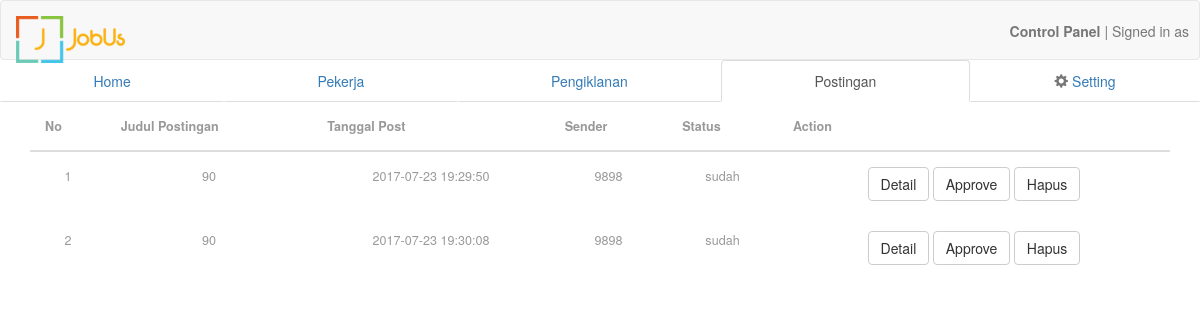
The page /admin/postingan.php on the database as committed earlier.
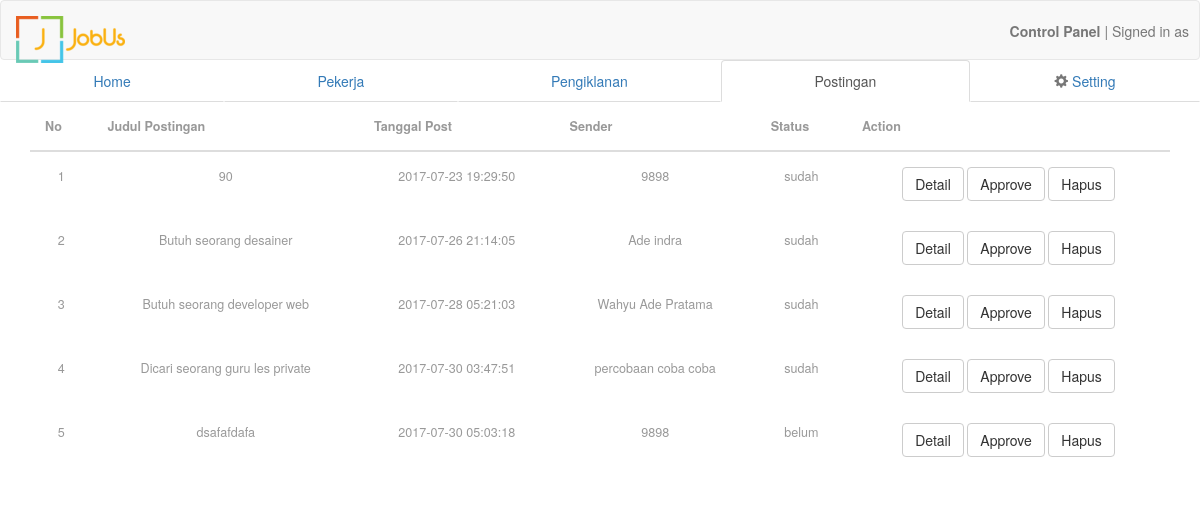
The same page on the database as committed later.
### tables this page shows
CREATE TABLE IF NOT EXISTS `postingan` (
`id_postingan` int(11) NOT NULL,
  `id_pengiklan` int(11) NOT NULL,
  `judul` varchar(255) NOT NULL,
  `deskripsi` text NOT NULL,
  `kategori` varchar(1024) NOT NULL,
  `gaji` varchar(255) NOT NULL,
  `keterangan` text,
  `tipe` varchar(255) NOT NULL,
  `pamflet` varchar(255) DEFAULT NULL,
  `durasi` int(11) NOT NULL,
  `status` varchar(20) NOT NULL,
  `tanggal` timestamp NULL DEFAULT CURRENT_TIMESTAMP,
  `lat` float(10,6) DEFAULT NULL,
  `lang` float(10,6) DEFAULT NULL,
  `approved` char(5) NOT NULL,
  `tgl_approved` timestamp NULL DEFAULT NULL
);

CREATE TABLE IF NOT EXISTS `pengiklan` (
`id_pengiklan` int(11) NOT NULL,
  `username` varchar(20) NOT NULL,
  `email` varchar(255) NOT NULL,
  `no_hp` varchar(15) NOT NULL,
  `password` varchar(255) NOT NULL,
  `foto_profile` varchar(255) DEFAULT NULL,
  `nama` varchar(255) DEFAULT NULL,
  `deskripsi` varchar(255) DEFAULT NULL,
  `sosmed` varchar(255) DEFAULT NULL,
  `provinsi` varchar(20) DEFAULT NULL,
  `kota` varchar(20) DEFAULT NULL,
  `kecamatan` varchar(20) DEFAULT NULL,
  `alamat` varchar(255) DEFAULT NULL,
  `lokasi` int(11) DEFAULT NULL,
  `koin` int(11) DEFAULT '0',
  `tanggal` timestamp NOT NULL DEFAULT CURRENT_TIMESTAMP
);

### controller/class.postingan.php (called while the page is built, shortened)
<?php
class postingan
 {
	function get_all_rows($query, $param){
			try{
				global $pdo;
				$req = $pdo->prepare($query);
				if($param == ''){
					$req->execute();
				}else{
					$req->execute($param);
				}
				if($req->rowCount() > 0){
					$result = $req->fetchAll();
					return $result;
				}
			}catch(PDOException $e){
				echo "Error! gagal mengambil data: ".$e->getMessage();
			}
	}
	function select_all_postingan(){
		$query = "select * from postingan";
		return $this->get_all_rows($query, '');
	}
 }
 ?>

### controller/class.pengiklan.php (called while the page is built, shortened)
<?php
class pengiklan
 {
 	function get_data($query, $param){
			try{
				global $pdo;
				$req = $pdo->prepare($query);
				if($param == ''){
					$req->execute();
				}else{
					$req->execute($param);
				}
				$rows = $req->rowCount();
				$status = false;
				if($rows > 0){
					$status = true;
				}
				$data = $req->fetch(PDO::FETCH_NAMED);
				return array('status' => $status, 'rows' => $rows, 'data' => $data);
			}catch(PDOException $e){
				echo "Error! gagal mengambil data: ".$e->getMessage();
			}
	}
  	function get_profile_id($id){
		$query = "SELECT * FROM `pengiklan` WHERE `pengiklan`.`id_pengiklan` = ?";
		$param = array($id);
		return $this->get_data($query, $param);
	}
 }
 ?>

### admin/postingan.php (the view, shortened to what this page needs)
<!DOCTYPE html>
<?php session_start();
	include '../controller/koneksi.php';
	include '../controller/class.postingan.php';
	include '../controller/class.pengiklan.php';
	$postingan = new postingan();
	$pengiklan = new pengiklan();
	$data = $postingan->select_all_postingan();
?>
<html>
<head>
	<?php include '../view/source3.php'; ?>
</head>
<body>
 <?php include('../view/navbar.php'); ?>
	<ul class="nav nav-tabs nav-justified">
  		<li><a href="../admin/dashboard.php">Home</a></li>
  		<li><a href="../admin/pekerja.php">Pekerja</a></li>
  		<li><a href="../admin/pengiklan.php">Pengiklanan</a></li>
  		<li role="presentation" class="active"><a href="postingan.php">Postingan</a></li>
  		<li><a href="pengaturan.php"><span class="glyphicon glyphicon-cog" aria-hidden="true"></span> Setting</a></li>
	</ul>
	<div class="container">
		<table  class="table table-condensed table-responsive">
			<thead>
				<th>No </th>
				<th>Judul Postingan</th>
				<th>Tanggal Post</th>
				<th>Sender</th>
				<th>Status</th>
				<th>Action</th>
			</thead>
			<tbody>
			<?php
			if(count($data) > 0){
				$i = 1;
				foreach ($data as $rows ) {
					echo "
			<tr>
				<td>".$i."</td>
				<td>".$rows['judul']."</td>
				<td>".$rows['tanggal']."</td>
				<td>".$pengiklan->get_profile_id($rows['id_pengiklan'])['data']['nama']."</td>
				<td>".$rows['approved']."</td>
				<td>
					<form method='post'>
						<button type='button' class='btn btn-default' data-toggle='modal' data-target='#".$rows['id_postingan']."'>Detail</button>
						<button class='btn btn-default' name='approve' value='".$rows['id_postingan']."'>Approve</button>
						<button class='btn btn-default' name='delete' value='".$rows['id_postingan']."'>Hapus</button>
					</form>
				</td>
			</tr>
					";
					$i++;
				}
			} ?>
			</tbody>
		</table>
	</div>
</body>
</html>

### view/source3.php (shortened to what this page needs)
<link href="../assets/css/bootstrap.css" rel="stylesheet" type="text/css" media="all" />
<link href="../assets/css/style.css" rel="stylesheet" type="text/css" media="all" />
<link href="../assets/css/font-awesome.css" rel="stylesheet">
<link href="../assets/css/mislider.css" rel="stylesheet" type="text/css" />
<link href="../assets/css/mislider-custom.css" rel="stylesheet" type="text/css" />
<link rel="stylesheet" href="../assets/css/flexslider.css" type="text/css" media="screen" property="" />
<link href="../assets/css/lsb.css" rel="stylesheet" type="text/css">
<link href="../assets/css/cssme.css" rel="stylesheet" type="text/css">
<link href="../assets/css/sweetalert.css" rel="stylesheet" type="text/css">
<link data-require="bootstrap-css@3.3.6" data-semver="3.3.6" rel="stylesheet" href="https://maxcdn.bootstrapcdn.com/bootstrap/3.3.6/css/bootstrap.css" />

### view/navbar.php (shortened to what this page needs)
<nav class="navbar navbar-default nav-admin">
  <div class="container-fluid">
  <div class="pull-right">
  	<p class="navbar-text navbar-right admin-name"><b>Control Panel</b> | Signed in as </p>
  	</div>
  		<div class="navbar-header">
		<a class="navbar-brand navbar-left" href="#" >
		<img alt="Brand" src="../assets/images/logo-lands.png" width="" class="img-responsive">
		</a>
  	</div>
  	</div>
</nav>

### assets/css/style.css (style rules this page uses)
html, body { font-size: 100%; font-family: 'Open Sans', sans-serif; background:#ffffff; margin: 0; }
p,ul li,ol li { margin:0; font-size:14px; }
ul,label { margin:0; padding:0; }
input[type="submit"],input[type="reset"],a { -webkit-transition: 0.5s ease-in; -moz-transition: 0.5s ease-in; -ms-transition: 0.5s ease-in; -o-transition: 0.5s ease-in; transition:0.5s ease-in; }
.glyphicon { position: relative; top: 1px; display: inline-block; font-family: 'Glyphicons Halflings'; font-style: normal; font-weight: 400; line-height: 1; -webkit-font-smoothing: antialiased; -moz-osx-font-smoothing: grayscale; color: #777; }
.table > thead > tr > th, .table > tbody > tr > th, .table > tfoot > tr > th, .table > thead > tr > td, .table > tbody > tr > td, .table > tfoot > tr > td { border-top: none !important; }
.table td, .table>tbody>tr>td, .table>tbody>tr>th, .table>tfoot>tr>td, .table>tfoot>tr>th, .table>thead>tr>td, .table>thead>tr>th { padding: 15px!important; }
.table > thead > tr > th, .table > tbody > tr > th, .table > tfoot > tr > th, .table > thead > tr > td, .table > tbody > tr > td, .table > tfoot > tr > td { font-size: 0.9em; color: #999; border-top: none !important; }

### assets/css/cssme.css (style rules this page uses)
th { text-align: center; }
tbody { text-align: center; }
p { padding: 10px; }
.navbar-default.nav-admin { height:60px; margin-bottom: 0px; }
.navbar-text.admin-name { font-size: 100%; margin-top: 10px; margin-bottom: 0px; }
ul { list-style: none; }

Rows that differ between the two databases and show on the page:
changed postingan: judul "90" → "Butuh seorang desainer"; tanggal "2017-07-23 19:30:08" → "2017-07-26 21:14:05"; id_pengiklan.nama "9898" → "Ade indra"
added postingan: judul "Butuh seorang developer web", tanggal "2017-07-28 05:21:03", id_pengiklan.nama "Wahyu Ade Pratama", approved "sudah"
added postingan: judul "Dicari seorang guru les private", tanggal "2017-07-30 03:47:51", id_pengiklan.nama "percobaan coba coba", approved "sudah"
added postingan: judul "dsafafdafa", tanggal "2017-07-30 05:03:18", id_pengiklan.nama "9898", approved "belum", $rows['id_postingan'] 18 (drawn)
